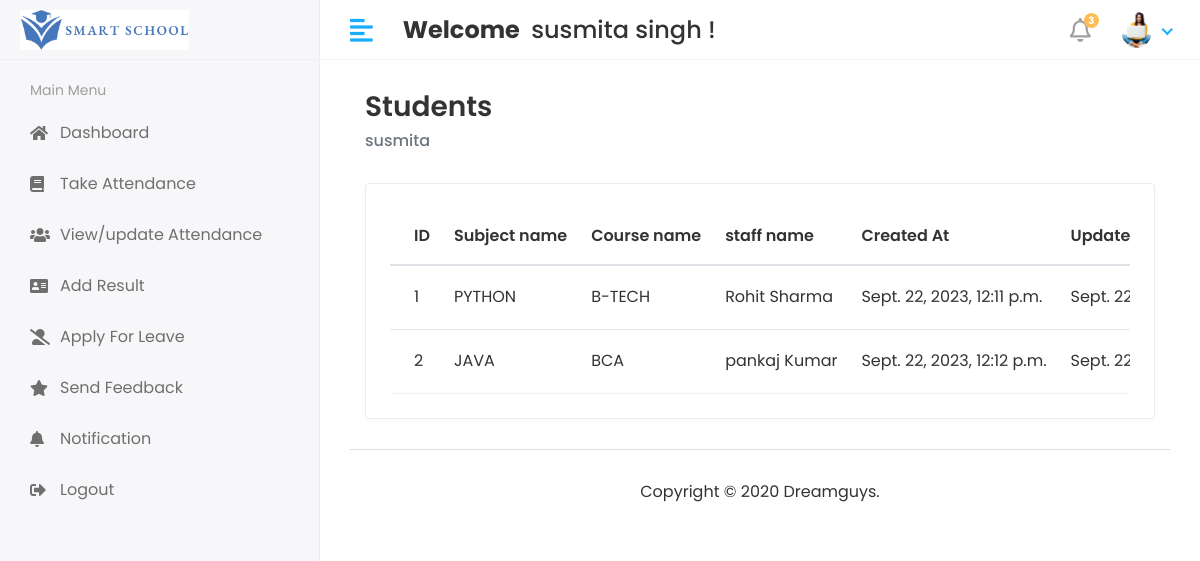
The page /view_subject (signed in) on the database its author committed.
### studentapp/models.py (models this page shows, shortened)
class CoustamUser(AbstractUser):
    User=(
        (1,'HOD'),
        (2,'STAFF'),
        (3,'STUDENT'),
    )
    user_type=models.CharField(choices=User,max_length=50,default=1)
    profile_pic=models.ImageField(upload_to='Media/profile_pic')

class Subject(models.Model):
    subject_name=models.CharField(max_length=50)
    course=models.ForeignKey(Course,on_delete=models.CASCADE,null=True)
    staff=models.ForeignKey(Staff,on_delete=models.CASCADE)
    created_at=models.DateTimeField(auto_now_add=True,null=True)
    update_at=models.DateTimeField(auto_now=True)

class Course(models.Model):
    course_name=models.CharField(max_length=100)
    created_at=models.DateTimeField(auto_now_add=True)
    update_at=models.DateTimeField(auto_now_add=True)
    def __str__(self):
        return self.course_name

class Staff(models.Model):
    admin=models.OneToOneField(CoustamUser,on_delete=models.CASCADE)
    address=models.TextField()
    gender=models.CharField(max_length=100)
    created_at=models.DateTimeField(auto_now_add=True)
    update_at=models.DateTimeField(auto_now_add=True)

### studentmagmentsystem/Hod_views.py (the view)
# urls.py: path('view_subject',Hod_views.view_subject,name='view_subject'),
@login_required(login_url='/')
def view_subject(request):
    subject=Subject.objects.all()
    context={
        'subject':subject,
    }
    return render(request,'hod/view_subject.html',context)

### templates/hod/view_subject.html (shortened to what this page needs)
{%extends 'base.html'%}
{% block content%}
<div class="content container-fluid">
    <div class="page-header">
       <div class="row align-items-center">
          <div class="col">
             <h3 class="page-title">Students</h3>
             <ul class="breadcrumb">
                <li class="breadcrumb-item active">{{user.first_name}}</li>
             </ul>
          </div>
       </div>
    </div>
    <div class="row">
       <div class="col-sm-12">
          <div class="card card-table">
             <div class="card-body">
                <div class="table-responsive">
                   <table class="table table-hover table-center mb-0 datatable">
                      <thead>
                         <tr>
                            <th>ID</th>
                            <th>Subject name</th>
                            <th>Course name</th>
                            <th>staff name</th>
                            <th>Created At</th>
                            <th>Update At</th>
                         </tr>
                      </thead>
                      <tbody>
                         {%for sub in subject %}
                         <tr>
                            <td>{{sub.id}}</td>
                            <td>{{sub.subject_name}}</td>
                            <td>{{sub.course}}</td>
                            <td>{{sub.staff.admin.first_name}}&nbsp;{{sub.staff.admin.last_name}}</td>
                            <td>{{sub.created_at}}</td>
                            <td>{{sub.update_at}}</td>
                         </tr>
                         {%endfor%}
                      </tbody>
                   </table>
                </div>
             </div>
          </div>
       </div>
    </div>
 </div>
{%endblock%}

### templates/includes/header.html (shortened to what this page needs)
{%load static%}
<div class="header">
   <div class="header-left">
      <a href="/hod" class="logo">
         <img src="{% static '/img/smartschool.png' %}" alt="Logo">
      </a>
   </div>
   <a href="javascript:void(0);" id="toggle_btn">
      <i class="fas fa-align-left"></i>
   </a>
   <div class="top-nav-search mt-3">
      <h4>
         <strong style="text-align:center;">Welcome&nbsp;</strong>&nbsp;<span>{{user.first_name}} {{user.last_name}}</span>&nbsp;!
      </h4>
   </div>
   <ul class="nav user-menu">
      <li class="nav-item dropdown noti-dropdown">
         <a href="#" class="dropdown-toggle nav-link" data-toggle="dropdown">
            <i class="far fa-bell"></i> <span class="badge badge-pill">3</span>
         </a>
      </li>
      <li class="nav-item dropdown has-arrow">
         <a href="#" class="dropdown-toggle nav-link" data-toggle="dropdown">
            {% if user.profile_pic == "" %}
            <span class="user-img"><img class="rounded-circle" src="{%static '/img/image.png' %}" width="31"
                  alt=""></span>
            {%else%}
            <span class="user-img"><img class="rounded-circle" src="/{{user.profile_pic}}" width="31"
                  alt="{{user.first_name}}"></span>
            {%endif%}
         </a>
      </li>
   </ul>
</div>

### static/css/style.css (style rules this page uses)
html { height: 100%; }
body { background-color: #fff; color: #333; font-family: 'Poppins', sans-serif; font-size: 1rem; height: 100%; line-height: 1.5; overflow-x: hidden; }
h1, h2, h3, h4, h5, h6 { font-family: 'Poppins', sans-serif; margin-top: 0; }
a { color: #009ce7; }
input, button, a { transition: all 0.4s ease; -moz-transition: all 0.4s ease; -o-transition: all 0.4s ease; -ms-transition: all 0.4s ease; -webkit-transition: all 0.4s ease; }
ul, ol { padding: 0px; list-style: none; }
.table { color: #333; max-width: 100%; margin-bottom: 0; width: 100%; }
.table thead tr th { font-weight: 600; }
.table tbody tr { border-bottom: 1px solid rgba(0, 0, 0, 0.05); }
.table.table-center td, .table.table-center th { vertical-align: middle; }
.card-table .card-body .table > thead > tr > th { border-top: 0; }
.card-table .card-body .table tr td:first-child, .card-table .card-body .table tr th:first-child { padding-left: 1.5rem; }
.card-table .table td, .card-table .table th { border-top: 1px solid #e2e5e8; padding: 1rem 0.75rem; white-space: nowrap; }
.card { border: 1px solid #ececf5; box-shadow: 0 1px 3px 0 rgba(0, 0, 0, 0.03); margin-bottom: 1.875rem; }
.card-body { padding: 1.5rem; }
.header { background-color: #fff; border-bottom: 1px solid #f3f3f4; left: 0; position: fixed; right: 0; top: 0; z-index: 1001; height: 60px; }
.header .header-left { float: left; height: 60px; padding: 0 20px; position: relative; width: 320px; z-index: 1; transition: all 0.2s ease-in-out; background-color: #f7f7fa; border-bottom: 1px solid #efefef; border-right: 1px solid #ececf5; display: flex; align-items: center; }
.header .header-left .logo { display: inline-block; line-height: 60px; }
.header .header-left .logo img { max-height: 40px; width: auto; }
.header .dropdown-toggle:after { display: none; }
.header .has-arrow .dropdown-toggle:after { border-top: 0; border-left: 0; border-bottom: 2px solid #18aefa; border-right: 2px solid #18aefa; content: ''; height: 8px; display: inline-block; pointer-events: none; -webkit-transform-origin: 66% 66%; -ms-transform-origin: 66% 66%; transform-origin: 66% 66%; -webkit-transform: rotate(45deg); -ms-transform: rotate(45deg); transform: rotate(45deg); -webkit-transition: all 0.15s ease-in-out; transition: all 0.15s ease-in-out; width: 8px; vertical-align: 0px; }
.user-menu { float: right; margin: 0; position: relative; z-index: 99; padding-right: 15px; }
.user-menu.nav > li > a { color: #a0a0a0; font-size: 14px; line-height: 58px; padding: 0 15px; height: 60px; }
.user-img { margin-right: 3px; position: relative; }
.top-nav-search { float: left; margin-left: 15px; }
.page-header { margin-bottom: 1.875rem; }
.page-header .breadcrumb { background-color: transparent; color: #6c757d; font-size: 1rem; font-weight: 500; margin-bottom: 0; padding: 0; }
.page-title { font-size: 28px; font-weight: 600; color: #333; margin-bottom: 5px; }
.user-menu.nav > li > a .badge { background-color: #FFBC53; display: block; font-size: 10px; font-weight: bold; height: 15px; width: 15px; position: absolute; right: 7px; top: 13px; color: #fff; padding: 3px; }
.user-menu.nav > li > a > i { font-size: 1.5rem; line-height: 60px; }
@media (min-width: 992px) { #toggle_btn { align-items: center; color: #18aefa; display: inline-flex; float: left; font-size: 26px; height: 60px; justify-content: center; margin-left: 15px; padding: 0 15px; } }

### rows shown on the page
CoustamUser: first_name "susmita", last_name "singh", profile_pic (picture)
Subject: id "1", subject_name "PYTHON", course "B-TECH", staff.admin.first_name "Rohit", staff.admin.last_name "Sharma", created_at "Sept. 22, 2023, 12:11 p.m.", update_at "Sept.…"
Subject: id "2", subject_name "JAVA", course "BCA", staff.admin.first_name "pankaj", staff.admin.last_name "Kumar", created_at "Sept. 22, 2023, 12:12 p.m.", update_at "Sept.…"
